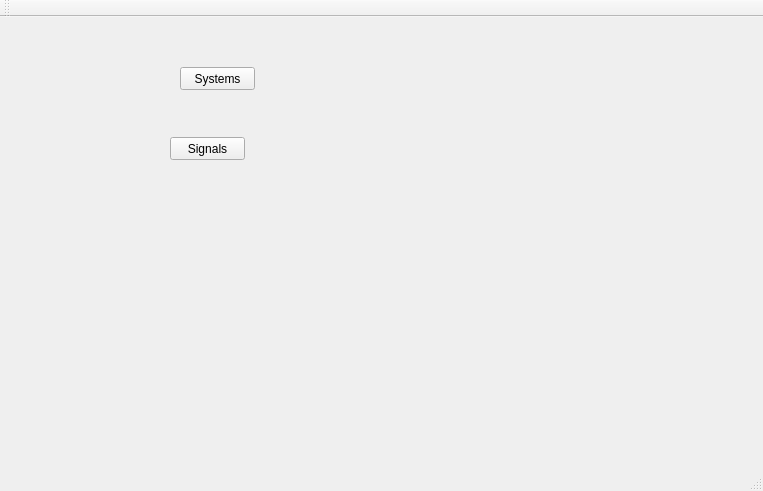
<?xml version="1.0" encoding="UTF-8"?>
<ui version="4.0">
 <class>MainWindow</class>
 <widget class="QMainWindow" name="MainWindow">
  <property name="geometry">
   <rect>
    <x>0</x>
    <y>0</y>
    <width>763</width>
    <height>491</height>
   </rect>
  </property>
  <property name="windowTitle">
   <string>MainWindow</string>
  </property>
  <widget class="QWidget" name="centralWidget">
   <widget class="QPushButton" name="bnLoadSystems">
    <property name="geometry">
     <rect>
      <x>180</x>
      <y>50</y>
      <width>75</width>
      <height>23</height>
     </rect>
    </property>
    <property name="text">
     <string>Systems</string>
    </property>
   </widget>
   <widget class="QPushButton" name="bnSignals">
    <property name="geometry">
     <rect>
      <x>170</x>
      <y>120</y>
      <width>75</width>
      <height>23</height>
     </rect>
    </property>
    <property name="text">
     <string>Signals</string>
    </property>
   </widget>
  </widget>
  <widget class="QMenuBar" name="menuBar">
   <property name="geometry">
    <rect>
     <x>0</x>
     <y>0</y>
     <width>763</width>
     <height>21</height>
    </rect>
   </property>
  </widget>
  <widget class="QToolBar" name="mainToolBar">
   <attribute name="toolBarArea">
    <enum>TopToolBarArea</enum>
   </attribute>
   <attribute name="toolBarBreak">
    <bool>false</bool>
   </attribute>
  </widget>
  <widget class="QStatusBar" name="statusBar"/>
 </widget>
 <layoutdefault spacing="6" margin="11"/>
 <resources/>
 <connections/>
</ui>
